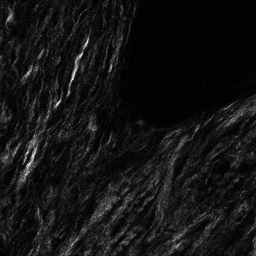
%> input picture classes/pattern_recognition/lab/pancreatic_tumor_84-1.tif (cropped and resized to the size of MATLAB's example picture), 256 x 256 px, given in place of cameraman.tif, which was not available
$ octave lab_work.m   (GNU Octave 9; MATLAB toolbox functions it lacks are replaced by stand-ins)
%> lines starting %> are read from the running program, lines starting %| are printed output that depends on the picture; in (x1, y1, x2, y2) boxes, pixels count from 0 and x2, y2 are one past the last pixel; in counts of white or black regions, pixels touching at a corner belong together; the program's own positions count from 1; pictures that were not available may be replaced by others from this repository, and a replacement may not be noted
### classes/pattern_recognition/lab/hough_feature_generator.m
%hough classificaition full code
% clear all;
% clc;
% close all

 function[A H_subimage H]=hough_feature_generator(HE_INPUT_IMAGE,SHG_INPUT_IMAGE,size_bwopen, show_images)

% SHG_INPUT_IMAGE='SHG1.tif';
% HE_INPUT_IMAGE='HE1.tif';


SHG_RESIZED_IMAGE='SHG_resized.tif';


%%%%main code started
a_mas=imread(SHG_INPUT_IMAGE);
a_HE=imread(HE_INPUT_IMAGE);


[m n f]=size(a_HE);
%
a_mas=imresize(a_mas,[m n]);

% imwrite(a_mas,SHG_RESIZED_IMAGE);

a_gray=rgb2gray(a_HE);

a_mas=im2double(a_mas);
a_SHG=a_mas;
bw=im2bw(a_mas,0.04);
bw=bwareaopen(bw,size_bwopen);

if show_images
    imshow(bw)
end

%%%creating intensity mask to remove white
a_gray=rgb2gray(a_HE);
temp=zeros([m n]);
for i=1:m
    for j=1:n
        if(a_gray(i,j)<190)
            temp(i,j)=a_gray(i,j);
        end
    end
end

temp= mat2gray(temp);
if show_images
    figure
    imshow(temp)
    figure
    imshow(bw)
end
se = strel('disk',15);

mask_SHG = imdilate(bw,se);
if show_images
    figure, imshow(mask_SHG);
end

%%%%%%%%%%%%%%mask creations
mask_HE=im2bw(temp);

m=~mask_HE.*~mask_SHG;
mask2=m+mask_SHG;

mask2 = ~(bwareaopen(~mask2, 1000));

rgbImage=a_HE;
mask2 = bwconvhull(~mask2,'objects');
mask2 = bwconvhull(mask2,'objects');
% bw1=mask_HE&mask_SHG;
if show_images
    figure, imshow(mask2);
end
%
% imshow(im2bw(temp).*bw1)

mask=uint8(~mask2);
redPlane = rgbImage(:, :, 1);
greenPlane = rgbImage(:, :, 2);
bluePlane = rgbImage(:, :, 3);

% Do the masking.
maskedRed = redPlane .* mask;
maskedGreen = greenPlane .* mask;
maskedBlue = bluePlane .* mask;

% Combine back into a masked RGB image.
maskedRgbImage = cat(3, maskedRed, maskedGreen, maskedBlue);

if show_images
    figure, imshow(maskedRgbImage)
end
figure, imshow(maskedRgbImage)

bw1=bwareaopen(bw,200);
if show_images
    figure
    imshow(bw1+mask2)
end

st = regionprops(mask2, 'BoundingBox' );
mkdir('SHG subimages')
if show_images
    figure;
    imshow(mask2)
end
for k = 1 : length(st)
    thisBB = st(k).BoundingBox;
    rectangle('Position', [thisBB(1),thisBB(2),thisBB(3),thisBB(4)],...
        'EdgeColor','r','LineWidth',2 );
end


% creating rectangle around box

[m n]=size(bw1);

for k = 1:length(st)

    rect_cor(k,:)=st(k).BoundingBox;

    up_left_x=round(rect_cor(k,1)-rect_cor(k,3)/2);
    if up_left_x<1
        up_left_x=1;
    end

    up_left_y=round(rect_cor(k,2)-rect_cor(k,4)/2);
    if up_left_y<1
        up_left_y=1;
    end

    low_right_x=round(rect_cor(k,1)+rect_cor(k,3)*1.5);

    if low_right_x>n
        low_right_x=n;
    end

    low_right_y=round(rect_cor(k,2)+rect_cor(k,4)*1.5);

    if low_right_y>m
        low_right_y=m;
    end

    global_upleft_x(k)=up_left_x;
    global_upleft_y(k)=up_left_y;

%     path=['C:\Users\Adib\Google Drive\pattern recognition project\For AdibSagar\SHG subimages\Image' num2str(k) '.tiff'];
    %field=['Image' num2str(k)]
    value=a_SHG(up_left_y:low_right_y,up_left_x:low_right_x);
    obj_img.(sprintf('Image_%d', k))=value;

    I = mat2gray(obj_img.(sprintf('Image_%d', k)));
%     imwrite(I,path);

    if show_images
        figure
        imshow(I)
    end

    [H_subimage(k).subimage, theta(k).subimage, rho(k).subimage] = hough(I);
end

%%block generaiotn code
% start_coor_x= global_upleft_x;
% start_coor_y= global_upleft_y;

for i=1:k

    [row(i) col(i)]=size(obj_img.(sprintf('Image_%d', i)));

    block_step_x=floor(col(i)/4);
    block_step_y=floor(row(i)/4);


    for j=1:5
        block_coord_x(i,j)=(j-1)*block_step_x+global_upleft_x(i);
        block_coord_y(i,j)=(j-1)*block_step_y+global_upleft_y(i);
        if block_coord_x(i,j)>n
            block_coord_x(i,j)=n;
        end
        if block_coord_y(i,j)>m
            block_coord_y(i,j)=m;
        end
    end
end

count=1;

for i=1:k
    x_coord=block_coord_x(i,:);
    y_coord=block_coord_y(i,:);
    for j=1:3
        for l=1:3
            block_coords(count,:)=[x_coord(j) x_coord(j+2) y_coord(l) y_coord(l+2)];

            block_association(count,:)=[i  x_coord(j) x_coord(j+2) y_coord(l) y_coord(l+2) j l];
            count=count+1;
        end


    end
end


%%%hough transform on SHG_images

for i=1:length(block_association)


    block(i).image=a_SHG(block_association(i,4):block_association(i,5),block_association(i,2):block_association(i,3));
    [H(i).hough, theta(i).hough, rho(i).hough] = hough(block(i).image);

end

for i=1:length(block_association)

    %     hough_max(i)=max(max((H(i).hough)));
    hough_feature.hough_max_SHG(i,1)=max(max((H(i).hough)));
    hough_feature.hough_avg_SHG(i,1)=mean(mean((H(i).hough)));
    hough_feature.hough_nonzero_avg_SHG(i,1)=mean(H(i).hough(find(H(i).hough~=0)));

end

A=[hough_feature.hough_max_SHG hough_feature.hough_avg_SHG hough_feature.hough_nonzero_avg_SHG];


 end

### classes/pattern_recognition/lab/lab_work.m
%% Lab Work on 'Pancreatic tumor segmentation and detection of tumor cells migration based on white light and second harmonic generation microscopic images', Lab 16
% Lab completed by: Elijah Bernstein-Cooper

%% Warmp up 1)
% Detect the edges of the rice

clear;
close all;

color_range = [100 200];
norm_color_range = color_range / 255;

a=imread('cameraman.tif');
%> a is the input picture: size 256x256 uint8; min 0, max 241, mean 19.9
[m n]=size(a);
%> m = 256; n = 256
bw=im2bw(a,0.6);
%> bw: size 256x256 logical; 0.19% white in thin lines or dots, all inside (x1, y1, x2, y2) = (8, 16, 179, 247)
%imshow(bw)
b=a.*uint8(bw);
%imshow(b)

%imshow(a)

% Keep
a(a < color_range(1)) = 0; a(a > color_range(2)) = 0;
%> after `a(a > color_range(2)) = 0`:
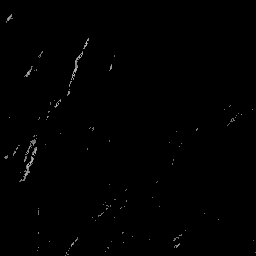
%> a: size 256x256 uint8; min 0, max 197, mean 1.1
%imshow(a)

a = imread('rice.png');
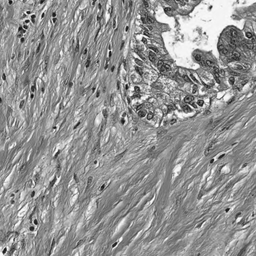
%> input picture classes/pattern_recognition/lab/TransformedTumour Pancreas 84-1.tif (cropped and resized to the size of MATLAB's example picture, made grey), 256 x 256 px, given in place of rice.png, which was not available
%> a is the input picture: size 256x256 uint8; min 7, max 255, mean 148
bw=im2bw(a);
%> bw: size 256x256 logical; 71.2% white; black in thin lines or dots
%figure, imshow(bw)

se = strel('disk',1);
erode = imerode(bw,se);
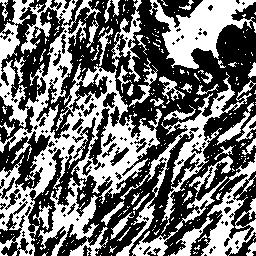
%> erode: size 256x256 logical; 44.2% white; 306 white regions (260 under 20 px), largest, box (x1, y1, x2, y2) and area: (0, 0, 162, 256) 12331, (149, 0, 256, 69) 3297, (116, 72, 256, 256) 2992
%figure, imshow(erode);

bw_edges = bw;
bw_edges(imerode(bw,strel('disk',1))) = 0; %# mask all but the border
%> bw_edges: size 256x256 logical; 27% white in thin lines or dots

imshow(bw_edges)

%% Warmp up 2)
% Keep rice with areas between 200 and 300 pixels
bw_area = xor(bwareaopen(bw, 200),  bwareaopen(bw,300));
%> bw_area: size 256x256 logical; every value is 0

figure, imshow(bw_area)

%% Warmp up 3)
% Construct convex hull for rice with areas between 200 and 300 pixels
CH = bwconvhull(bw_area);

figure, imshow(CH)

%% 4.2 Exercise
% Create feature set of hough transform of cancerous regions. The region size
% should be tuned to mask out the teardrop region which contains cancer.
% Region sizes chosen were 1000 and 500 pixels. The images represent the RGB
% SHG image with the convex hull of the mask of the cancerous region in black.
% The red bounding boxes are the regions of interest to compute the hough
% transform. I used the function hough_feature_generator provided by the
% authors to compute mask out the regions of cancer and perform a hough
% transform on the region. The features used to identify regions of cancer are
% the maximum value of the Hough matrix, the average of all elements of the
% Hough matrix, and the average of all nonzero elements of the Hough matrix

% load data
data(1).HE_IMAGE='TransformedTumour Pancreas 84-1.tif';
data(1).SHG_IMAGE='pancreatic tumor 2000 - 84-1.tif';
data(2).HE_IMAGE='TransformedTumour Pancreas 112-2.tif';
data(2).SHG_IMAGE='pancreatic_tumor_112-2.tif';
data(2).region_size = (1000);
data(1).region_size = (500);

% Perform masking and get properties of the hough transform
for i=1:length(data);
    [data(i).A,data(i).H_subimage,data(i).H_block]=hough_feature_generator(data(i).HE_IMAGE,data(i).SHG_IMAGE,data(i).region_size,false);
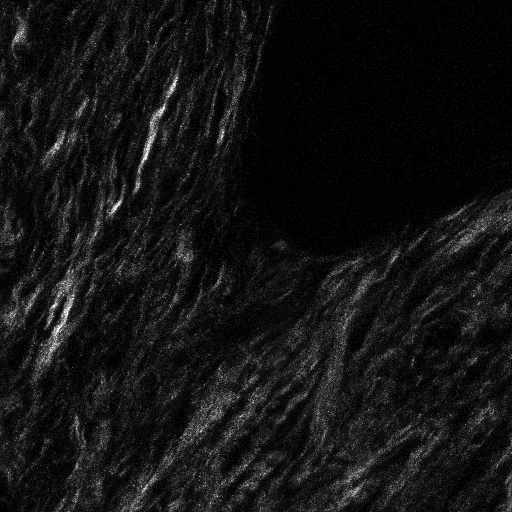
%> input picture classes/pattern_recognition/lab/pancreatic tumor 2000 - 84-1.tif, 512 x 512 px
%> in hough_feature_generator, a_mas is the input picture: size 512x512 uint8; min 0, max 255, mean 19.9
%> in hough_feature_generator, `bw=im2bw(a_mas,0.04);`: bw: size 512x512 logical; 57.2% white; 4302 black regions (4109 under 20 px), largest, box (x1, y1, x2, y2) and area: (173, 0, 512, 386) 65613, (38, 280, 147, 405) 3084, (391, 316, 512, 409) 2914
%> in hough_feature_generator, `bw=bwareaopen(bw,size_bwopen);`: bw: size 512x512 logical; 54.8% white; 4300 black regions (4107 under 20 px), largest, box (x1, y1, x2, y2) and area: (173, 0, 512, 386) 70069, (38, 280, 147, 405) 3273, (391, 316, 512, 409) 3128
%> in hough_feature_generator, `mask_SHG = imdilate(bw,se);`: mask_SHG: size 512x512 logical; 79.8% white; 2 black regions (1 under 20 px), largest, box (x1, y1, x2, y2) and area: (240, 0, 512, 243) 52820
%> in hough_feature_generator, `mask_HE=im2bw(temp);`: mask_HE: size 512x512 logical; 79% white; 2517 black regions (2118 under 20 px), largest, box (x1, y1, x2, y2) and area: (308, 0, 512, 139) 14460, (361, 189, 425, 224) 864, (303, 114, 350, 174) 673
%> in hough_feature_generator, `m=~mask_HE.*~mask_SHG;`: m: size 512x512 double; values 0 (black) and 1 (white), 9.7% white; 561 white regions (479 under 20 px), largest, box (x1, y1, x2, y2) and area: (308, 0, 512, 139) 14460, (303, 114, 350, 174) 673, (364, 146, 422, 177) 539
%> in hough_feature_generator, `mask2=m+mask_SHG;`: mask2: size 512x512 double; values 0 (black) and 1 (white), 89.6% white; 112 black regions (92 under 20 px), largest, box (x1, y1, x2, y2) and area: (240, 0, 512, 243) 23195, (433, 4, 512, 98) 2401, (437, 54, 472, 100) 572
%> in hough_feature_generator, `mask2 = ~(bwareaopen(~mask2, 1000));`: mask2: size 512x512 logical; 90.2% white; 2 black regions, box (x1, y1, x2, y2) and area: (240, 0, 512, 243) 23195, (433, 4, 512, 98) 2401
%> in hough_feature_generator, `mask2 = bwconvhull(~mask2,'objects');`: mask2: size 512x512 logical; 20.3% white; 1 white region, box (x1, y1, x2, y2) and area: (240, 0, 512, 243) 53140
%> in hough_feature_generator, `mask2 = bwconvhull(mask2,'objects');`: mask2: size 512x512 logical; 20.9% white; 1 white region, box (x1, y1, x2, y2) and area: (240, 0, 512, 243) 54811
%> in hough_feature_generator, `mask=uint8(~mask2);`: mask: size 512x512 uint8; values 0 (black) and 1 (white), 79.1% white; 1 black region
%> in hough_feature_generator, `maskedGreen = greenPlane .* mask;`:
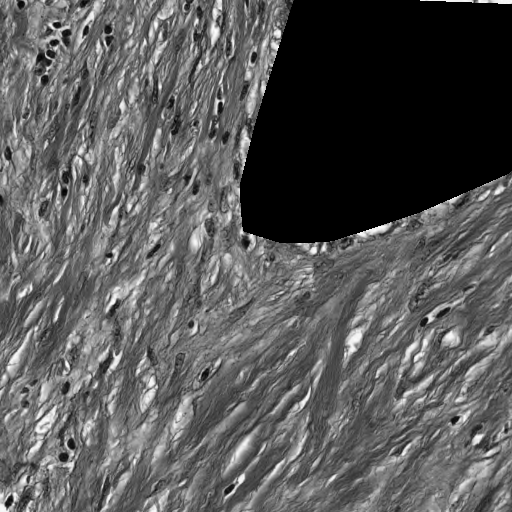
%> maskedGreen: size 512x512 uint8; min 0, max 255, mean 88.8
%> in hough_feature_generator, `st = regionprops(mask2, 'BoundingBox' );`: st = 1 region; box (x1, y1, x2, y2): (240, 0, 512, 243)
%> the loop in hough_feature_generator, `for k = 1 : length(st)` made 1 pass
%> thisBB on pass 1: [240.5 0.5 272 243]
%> the loop in hough_feature_generator, `for k = 1:length(st)` made 1 pass
%> pass 1, in hough_feature_generator, `value=a_SHG(up_left_y:low_right_y,up_left_x:low_right_x);`:
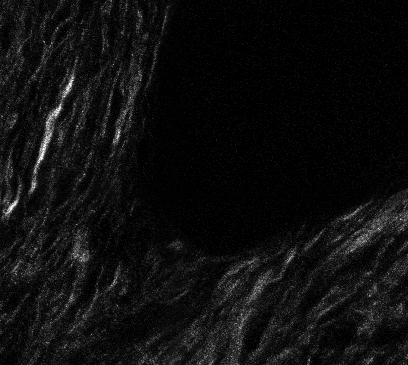
%> value: size 365x408 double; min 0, max 1, mean 0.0569
%> after the loop in hough_feature_generator, `for k = 1:length(st)`: rect_cor = [240.5 0.5 272 243]
%> the loop in hough_feature_generator, `for i=1:k` made 1 pass
%> (block_step_x, block_step_y) on pass 1: (102, 91)
%> after the loop in hough_feature_generator, `for i=1:k`: block_coord_x = [105 207 309 411 512]; block_coord_y = [1 92 183 274 365]
%> the loop in hough_feature_generator, `for i=1:k` made 1 pass
%> (x_coord, y_coord) on pass 1: ([105 207 309 411 512], [1 92 183 274 365])
%> after the loop in hough_feature_generator, `for i=1:k`: block_association = [1 105 309 1 183 1 1; 1 105 309 92 274 1 2; 1 105 309 183 365 1 3; 1 207 411 1 183 2 1; 1 207 411 92 274 2 2; 1 207 411 183 365 2 3; 1 309 512 1 183 3 1; 1 309 512 92 274 3 2; 1 309 512 183 365 3 3]; block_coords = [105 309 1 183; 105 309 92 274; 105 309 183 365; 207 411 1 183; 207 411 92 274; 207 411 183 365; 309 512 1 183; 309 512 92 274; 309 512 183 365]; count = 10
%> the loop in hough_feature_generator, `for i=1:length(block_association)` made 9 passes
%> after the loop in hough_feature_generator, `for i=1:length(block_association)`: H = 9 items
%> in hough_feature_generator, `A=[hough_feature.hough_max_SHG hough_feature.hough_avg_SHG hough_featu..`: A = [355 56.6 126.4; 346 57.17 127.9; 363 62.62 139.9; 215 34.46 76.87; 237 40.12 89.43; 353 56.78 126.4; 147 22.41 49.98; 224 37.34 83.45; 356 58.16 129.5]
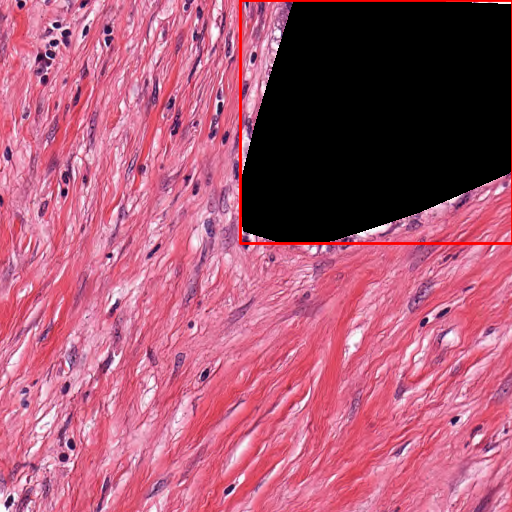
%> figure redrawn from the program's plot data

end
%> pass 2 of the loop `for i=1:length(data);`:
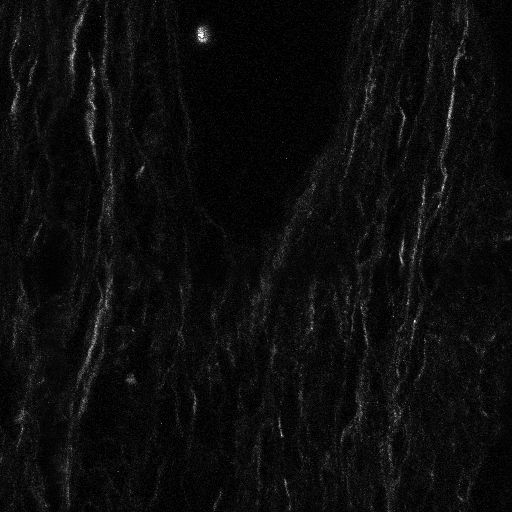
%> input picture classes/pattern_recognition/lab/pancreatic_tumor_112-2.tif, 512 x 512 px
%> in hough_feature_generator, a_mas is the input picture: size 512x512 uint8; min 0, max 255, mean 12.6
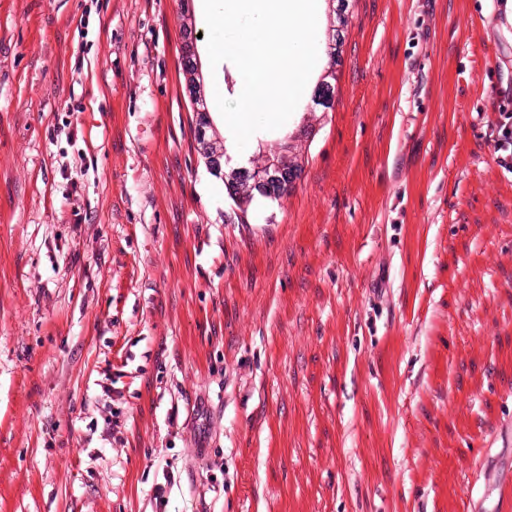
%> input picture classes/pattern_recognition/lab/TransformedTumour Pancreas 112-2.tif, 512 x 512 px
%> in hough_feature_generator, a_HE is the input picture: size 512x512x3 uint8; mean R, G, B 203.8, 116.1, 147.9
%> a_mas: size 512x512 double
%> mask_SHG: size 512x512 logical; 86.7% white; 12 black regions (2 under 20 px), largest, box (x1, y1, x2, y2) and area: (165, 0, 339, 275) 30124, (153, 465, 220, 512) 1982, (489, 446, 512, 512) 960
%> mask_HE: size 512x512 logical; 61.3% white; 2237 black regions (1822 under 20 px), largest, box (x1, y1, x2, y2) and area: (167, 0, 347, 294) 27248, (72, 320, 153, 501) 4559, (137, 374, 207, 512) 3909
%> in hough_feature_generator (call 2), `mask2 = ~(bwareaopen(~mask2, 1000));`:
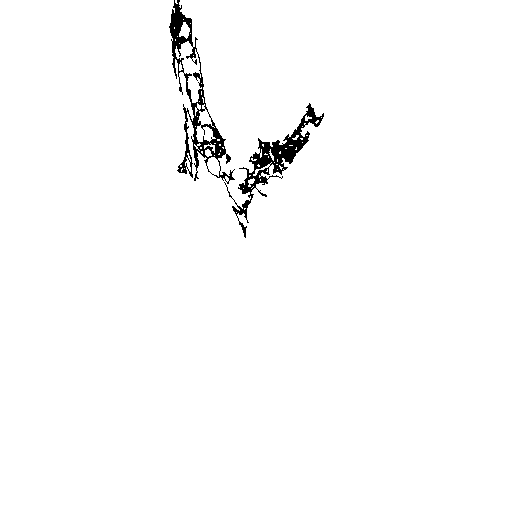
%> mask2: size 512x512 logical; 98.3% white; 2 black regions
%> st = 1 region; box (x1, y1, x2, y2): (169, 0, 324, 238)
%> the loop in hough_feature_generator (call 2), `for k = 1 : length(st)` made 1 pass
%> thisBB on pass 1: [169.5 0.5 155 238]
%> the loop in hough_feature_generator (call 2), `for k = 1:length(st)` made 1 pass
%> after the loop in hough_feature_generator (call 2), `for k = 1:length(st)`: rect_cor = [169.5 0.5 155 238]
%> the loop in hough_feature_generator (call 2), `for i=1:k` made 1 pass
%> (block_step_x, block_step_y) on pass 1: (77, 89)
%> after the loop in hough_feature_generator (call 2), `for i=1:k`: block_coord_x = [92 169 246 323 400]; block_coord_y = [1 90 179 268 357]
%> the loop in hough_feature_generator (call 2), `for i=1:k` made 1 pass
%> (x_coord, y_coord) on pass 1: ([92 169 246 323 400], [1 90 179 268 357])
%> after the loop in hough_feature_generator (call 2), `for i=1:k`: block_association = [1 92 246 1 179 1 1; 1 92 246 90 268 1 2; 1 92 246 179 357 1 3; 1 169 323 1 179 2 1; 1 169 323 90 268 2 2; 1 169 323 179 357 2 3; 1 246 400 1 179 3 1; 1 246 400 90 268 3 2; 1 246 400 179 357 3 3]; block_coords = [92 246 1 179; 92 246 90 268; 92 246 179 357; 169 323 1 179; 169 323 90 268; 169 323 179 357; 246 400 1 179; 246 400 90 268; 246 400 179 357]
%> the loop in hough_feature_generator (call 2), `for i=1:length(block_association)` made 9 passes
%> A = [262 47.63 106.2; 297 49.1 109.4; 297 53.3 118.9; 223 37.97 84.6; 245 43.98 98.04; 304 52.91 117.8; 246 44.26 98.67; 308 49.88 111.1; 304 55.16 123]

disp('Feature sets of 1st image')
disp(data(1).A)
%|    355.000    56.596   126.373
%|    346.000    57.175   127.860
%|    363.000    62.616   139.904
%|    215.000    34.459    76.873
%|    237.000    40.120    89.432
%|    353.000    56.780   126.350
%|    147.000    22.411    49.980
%|    224.000    37.336    83.454
%|    356.000    58.163   129.499
disp('Feature sets of 2nd image')
disp(data(2).A)
%|    262.000    47.630   106.160
%|    297.000    49.095   109.351
%|    297.000    53.304   118.876
%|    223.000    37.973    84.604
%|    245.000    43.981    98.040
%|    304.000    52.907   117.842
%|    246.000    44.264    98.669
%|    308.000    49.877   111.094
%|    304.000    55.163   123.014

%figure
%imshow(H_subimage)


%% 4.3 Exercise
% Correct classification was typically around 80\% for 30 hidden layers when
% using random initialized weight guesses. When the seed number was set to the
% example in the lab the correct classification rose to 90\%. Perhaps some
% discussion in the lab on how to best choose initial guesses for weights of
% the hidden layers in the neural network would help the user understand this
% difference.
%
% The plot represents the rate of true positives over false positives. A
% steeper curve is ideal, where there are many true positives and few false
% positives.


% Create hidden layers of neural net
%> (the run ends here)
